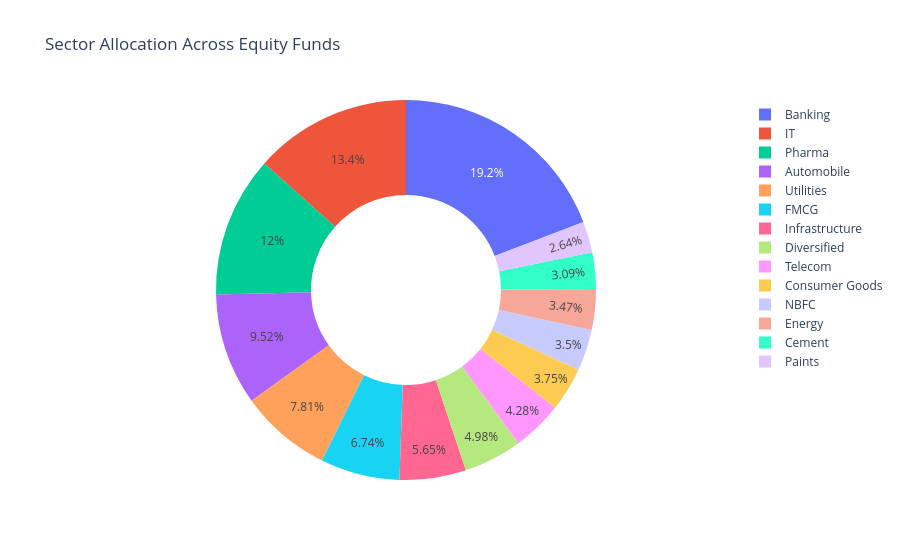

The code cell stored with this chart in its notebook:
### Markdown cell above
## Insight 10

NAV return correlation analysis shows the relationship between selected funds and helps identify similar performance movement patterns.

### Code cell
# Sector Allocation Donut

sector_data = (
    holdings.groupby("sector")["weight_pct"]
    .sum()
    .reset_index()
)

fig = px.pie(
    sector_data,
    names="sector",
    values="weight_pct",
    hole=0.5,
    title="Sector Allocation Across Equity Funds"
)

fig.show()

### Figure 1 — Plotly figure (JSON) as saved in the notebook; plotly's stock layout.template omitted (floating-point values rounded to 4 significant figures)
{"data": [{"domain": {"x": [0, 1], "y": [0, 1]}, "hole": 0.5, "hovertemplate": "sector=%{label}<br>weight_pct=%{value}<extra></extra>", "labels": ["Automobile", "Banking", "Cement", "Consumer Goods", "Diversified", "Energy", "FMCG", "IT", "Infrastructure", "NBFC", "Paints", "Pharma", "Telecom", "Utilities"], "legendgroup": "", "name": "", "showlegend": true, "type": "pie", "values": [323.6, 652.3, 105.0, 127.6, 169.2, 117.9, 229.1, 455.5, 192.2, 119.1, 89.86, 407.4, 145.6, 265.5]}], "layout": {"legend": {"tracegroupgap": 0}, "title": {"text": "Sector Allocation Across Equity Funds"}}}
